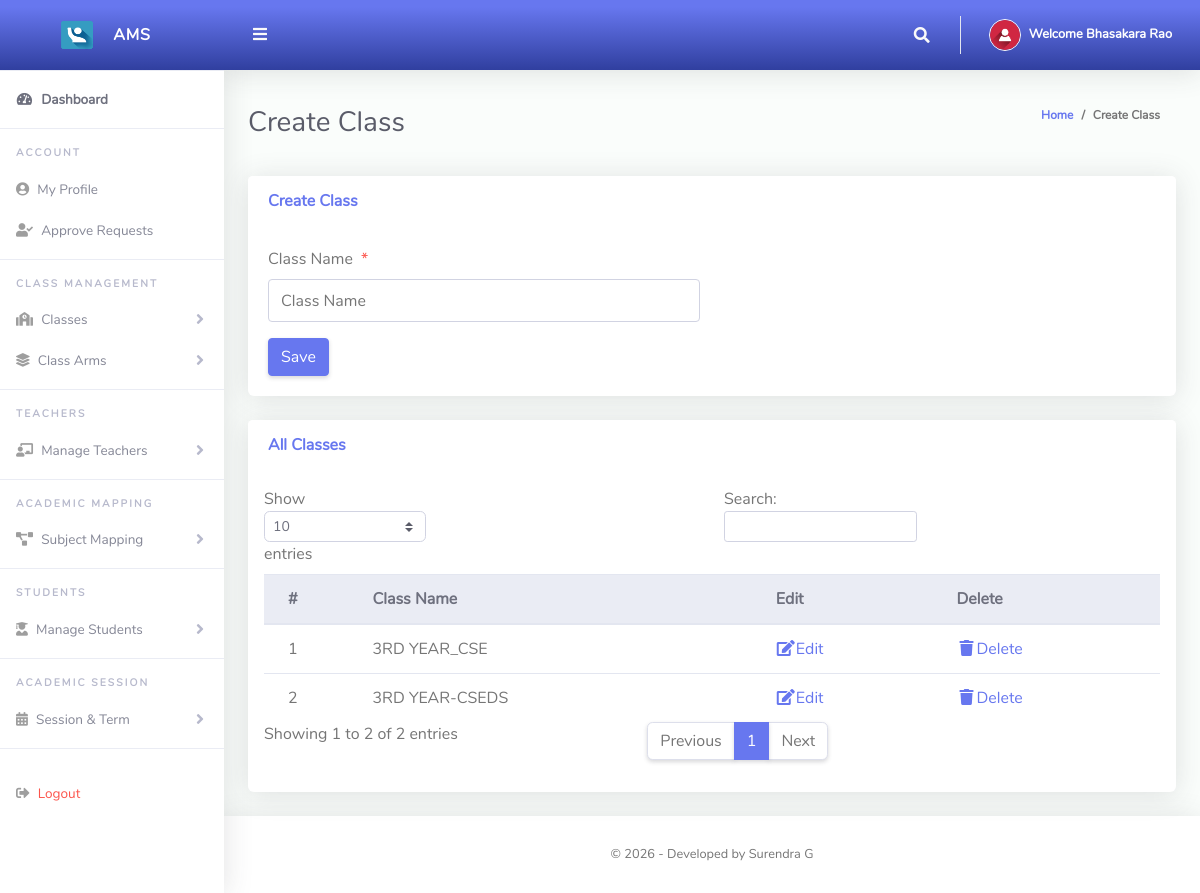
The page /Admin/createClass.php (signed in) on the database as committed earlier.
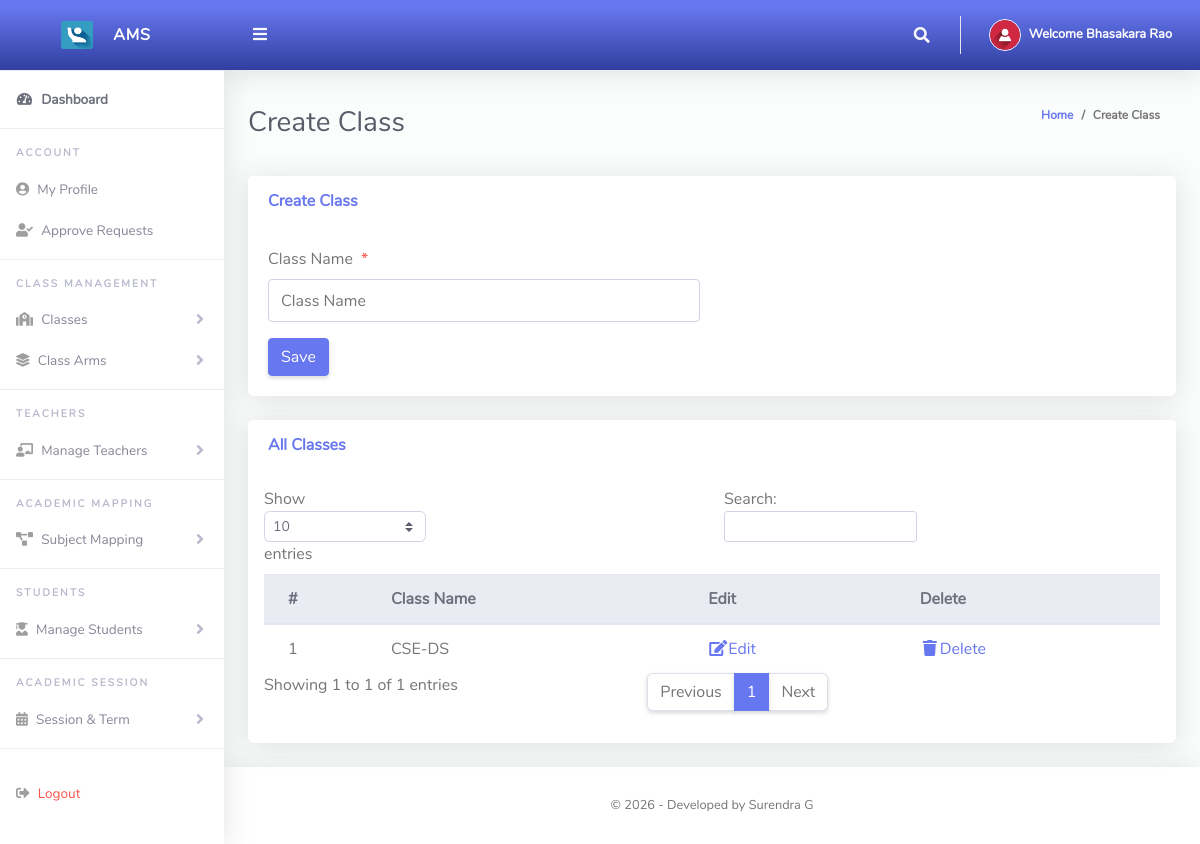
The same page on the database as committed later.
### tables this page shows
CREATE TABLE `tblclass` (
  `Id` int(10) NOT NULL,
  `className` varchar(255) NOT NULL
);

### Admin/createClass.php (the view, shortened to what this page needs)
<?php
include '../Includes/dbcon.php';
?>
<!DOCTYPE html>
<html lang="en">
<head>
  <link href="../vendor/fontawesome-free/css/all.min.css" rel="stylesheet" type="text/css">
  <link href="../vendor/bootstrap/css/bootstrap.min.css" rel="stylesheet" type="text/css">
  <link href="css/ruang-admin.min.css" rel="stylesheet">
</head>
<body id="page-top">
  <div id="wrapper">
      <?php include "Includes/sidebar.php";?>
    <div id="content-wrapper" class="d-flex flex-column">
      <div id="content">
       <?php include "Includes/topbar.php";?>
        <div class="container-fluid" id="container-wrapper">
          <div class="d-sm-flex align-items-center justify-content-between mb-4">
            <h1 class="h3 mb-0 text-gray-800">Create Class</h1>
            <ol class="breadcrumb">
              <li class="breadcrumb-item"><a href="./">Home</a></li>
              <li class="breadcrumb-item active" aria-current="page">Create Class</li>
            </ol>
          </div>
          <div class="row">
            <div class="col-lg-12">
              <div class="card mb-4">
                <div class="card-header py-3 d-flex flex-row align-items-center justify-content-between">
                  <h6 class="m-0 font-weight-bold text-primary">Create Class</h6>
                </div>
                <div class="card-body">
                  <form method="post">
                    <div class="form-group row mb-3">
                        <div class="col-xl-6">
                            <label class="form-control-label">Class Name<span class="text-danger ml-2">*</span></label>
                      <input type="text" class="form-control" name="className" value="<?php echo $row['className'];?>" id="exampleInputFirstName" placeholder="Class Name">
                        </div>
                    </div>
                      <?php
                    if (isset($Id))
                    {
                    ?>
                    <button type="submit" name="update" class="btn btn-warning">Update</button>
                    &nbsp;&nbsp;&nbsp;&nbsp;&nbsp;&nbsp;&nbsp;&nbsp;&nbsp;&nbsp;
                    <?php
                    } else {
                    ?>
                    <button type="submit" name="save" class="btn btn-primary">Save</button>
                    <?php
                    }
                    ?>
                  </form>
                </div>
              </div>
                 <div class="row">
              <div class="col-lg-12">
              <div class="card mb-4">
                <div class="card-header py-3 d-flex flex-row align-items-center justify-content-between">
                  <h6 class="m-0 font-weight-bold text-primary">All Classes</h6>
                </div>
                <div class="table-responsive p-3">
                  <table class="table align-items-center table-flush table-hover" id="dataTableHover">
                    <thead class="thead-light">
                      <tr>
                        <th>#</th>
                        <th>Class Name</th>
                        <th>Edit</th>
                        <th>Delete</th>
                      </tr>
                    </thead>
                    <tbody>
                  <?php
                      $query = "SELECT * FROM tblclass";
                      $rs = $conn->query($query);
                      $num = $rs->num_rows;
                      $sn=0;
                      if($num > 0)
                      {
                        while ($rows = $rs->fetch_assoc())
                          {
                             $sn = $sn + 1;
                            echo"
                              <tr>
                                <td>".$sn."</td>
                                <td>".$rows['className']."</td>
                                <td><a href='?action=edit&Id=".$rows['Id']."'><i class='fas fa-fw fa-edit'></i>Edit</a></td>
                                <td><a href='?action=delete&Id=".$rows['Id']."'><i class='fas fa-fw fa-trash'></i>Delete</a></td>
                              </tr>";
                          }
                      }
                      else
                      {
                           echo
                           "<div class='alert alert-danger' role='alert'>
                            No Record Found!
                            </div>";
                      }
                      ?>
                    </tbody>
                  </table>
                </div>
              </div>
            </div>
            </div>
          </div>
        </div>
      </div>
       <?php include "Includes/footer.php";?>
    </div>
  </div>
</body>
</html>

Rows that differ between the two databases and show on the page:
removed tblclass: className "3RD YEAR_CSE"
removed tblclass: className "3RD YEAR-CSEDS"
added tblclass: className "CSE-DS"
Other text that changed with them:
text written by a page script: "Show entries Search: Showing 1 to 2 of 2 entries Previous 1 Next" → "Show entries Search: Showing 1 to 1 of 1 entries Previous 1 Next"
